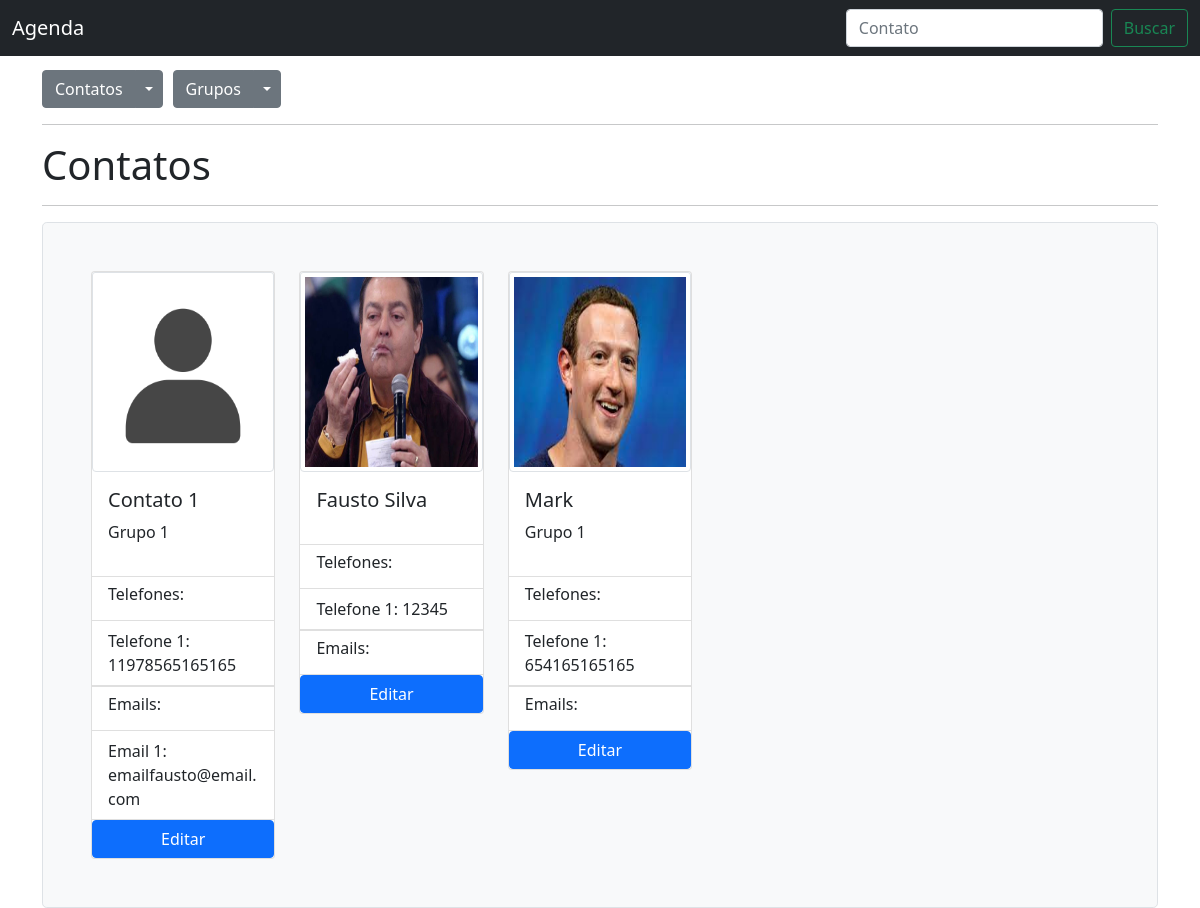
The app's page /, older data.
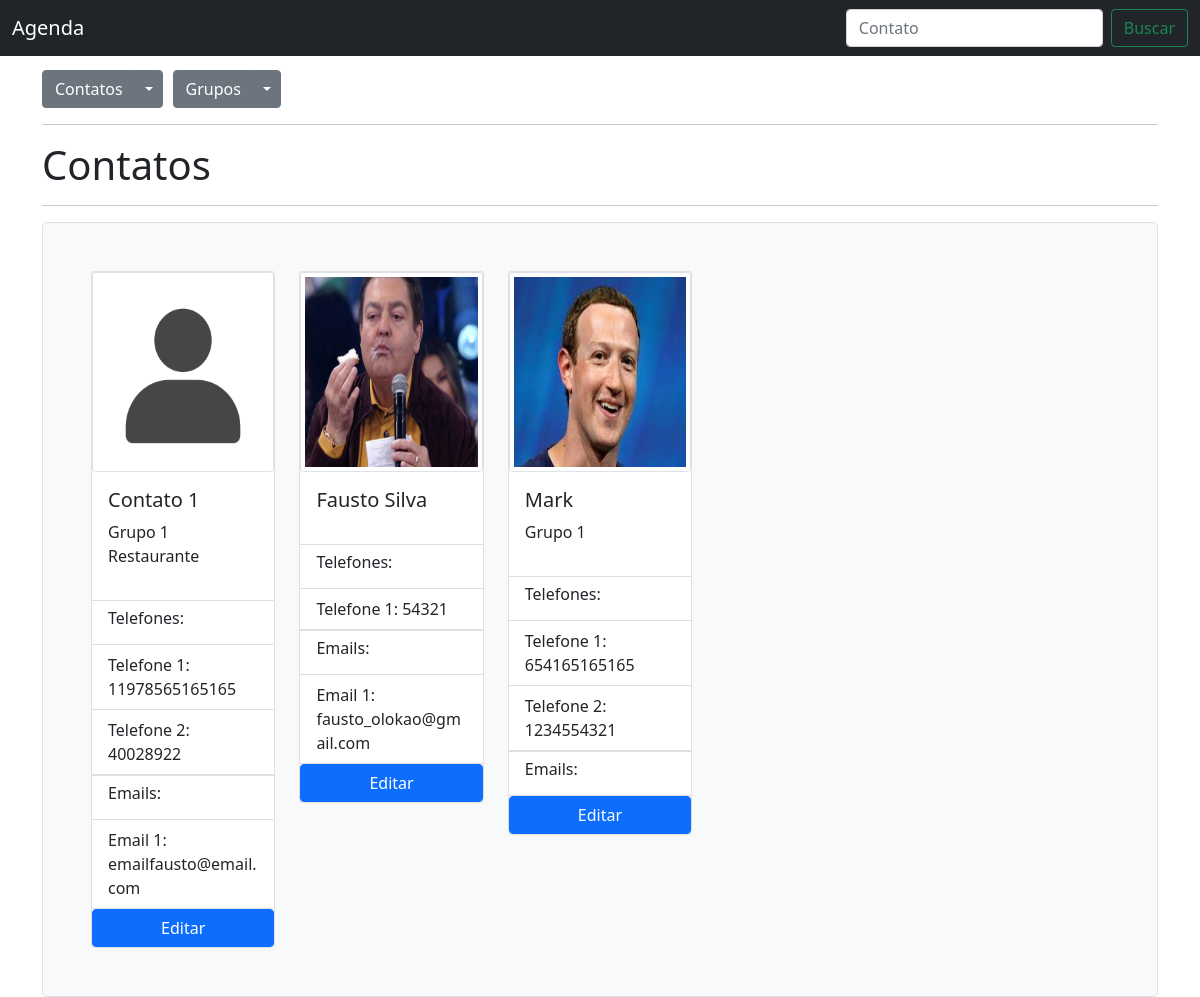
The same page, newer data.
### contatos/models.py (models this page shows)
class Contato(models.Model):
    nome = models.CharField(max_length=50, unique=True)
    avatar = models.ImageField(upload_to='avatares/', null=True, blank=True)
    grupos = models.ManyToManyField(Grupo)
    class Meta:
        ordering = ['nome']

class Grupo(models.Model):
    nome = models.CharField(max_length=50, unique=True)
    descricao = models.CharField(max_length=280, null=True, blank=True)

class Telefone(models.Model):
    numero = models.CharField(max_length=14)
    contato = models.ForeignKey(Contato, on_delete=models.CASCADE)

class Email(models.Model):
    endereco = models.EmailField(max_length=255)
    contato = models.ForeignKey(Contato, on_delete=models.CASCADE)

### contatos/views.py (the view)
# urls.py: path('', views.contatos_list_view, name='contatos_list_view'),
def contatos_list_view(request):
    contatos = Contato.objects.all()
    return render(request, 'contatos/contatos_list.html', {'contatos':contatos})

### contatos/templates/contatos/contatos_list.html (shortened to what this page needs)
{% extends 'base.html' %}
{% load static %}
{% block content %}
  <h1>Contatos</h1>
  <hr>
  <div class="h-100 p-5 bg-light border rounded-3">
    <div class="row row-cols-1 row-cols-sm-2 row-cols-md-3 row-cols-lg-4 row-cols-xl-5 g-4">
      {% for contato in contatos %}
        <div class="col">
          <div class="card">
            {% if contato.avatar %}
              <img style="height:200px" src="{{ contato.avatar.url }}" class="card-img-top img-thumbnail" alt="...">
            {% else %}
              <img style="height:200px" src="{% static 'fotos/bonequinho.png' %}" class="card-img-top img-thumbnail" alt="...">
            {% endif %}
            <div class="card-body">
              <h5 class="card-title">{{ contato.nome }}</h5>
              <p>
                {% for grupo in contato.grupos.all %}
                  {{ grupo.nome }}
                {% endfor %}
              </p>
            </div>
            <ul class="list-group list-group-flush">
              <li class="list-group-item"><h6 class="card-title">Telefones:</h6></li>
              {% for tel in contato.telefone_set.all %}
                <li class="list-group-item">Telefone {{ forloop.counter }}: {{ tel.numero }}</li>
              {% endfor %}
            </ul>
            <ul class="list-group list-group-flush">
              <li class="list-group-item"><h6 class="card-title">Emails:</h6></li>
              {% for email in contato.email_set.all %}
                <li class="list-group-item">Email {{ forloop.counter }}: {{ email.endereco }}</li>
              {% endfor %}
            </ul>
            <a class='btn btn-primary' href="{% url 'editar_contato' contato.id %}">Editar</a>
          </div>
        </div>
      {% empty %}
        <h2>Nenhum contato foi adicionado</h2>
      {% endfor %}
    </div>
  </div>
{% endblock %}

### contatos/templates/base.html (shortened to what this page needs)
<!doctype html>
<html lang="en">
  <head>
    <link href="https://cdn.jsdelivr.net/npm/bootstrap@5.0.0-beta3/dist/css/bootstrap.min.css" rel="stylesheet">
  </head>
  <body style="padding-top:70px">
    <nav class="navbar fixed-top navbar-dark bg-dark">
      <div class="container-fluid">
        <a class="navbar-brand" href="#">Agenda</a>
        <div class="navbar-nav" id="navbarSupportedContent">
          <form class="d-flex">
            <input class="form-control me-2" type="search" placeholder="Contato">
            <button class="btn btn-outline-success" type="submit">Buscar</button>
          </form>
        </div>
      </div>
    </nav>
    <div class="container">
      <div class="d-flex">
        <div class="btn-group" style="margin-right:10px">
          <a class="btn btn-secondary" href="#">Contatos</a>
          <button type="button" class="btn btn-secondary dropdown-toggle dropdown-toggle-split" id="dropdownMenuReference" data-bs-toggle="dropdown" aria-expanded="false" data-bs-reference="parent">
          </button>
        </div>
        <div class="btn-group">
          <a class="btn btn-secondary" href="#">Grupos</a>
          <button type="button" class="btn btn-secondary dropdown-toggle dropdown-toggle-split" id="dropdownMenuReference" data-bs-toggle="dropdown" aria-expanded="false" data-bs-reference="parent">
          </button>
        </div>
      </div>
      <hr>
      {% block content %}
      {% endblock %}
    </div>
  </body>
</html>

Row changes from the older to the newer data that the page shows:
added Grupo: nome "Restaurante", shown under Contato "Contato 1"
added Telefone: numero "40028922", shown under Contato "Contato 1"
changed Telefone (number 3 of 5 on the later page): numero "12345" → "54321"
added Email: endereco "fausto_olokao@gmail.com", shown under Contato "Fausto Silva"
added Telefone: numero "1234554321", shown under Contato "Mark"
